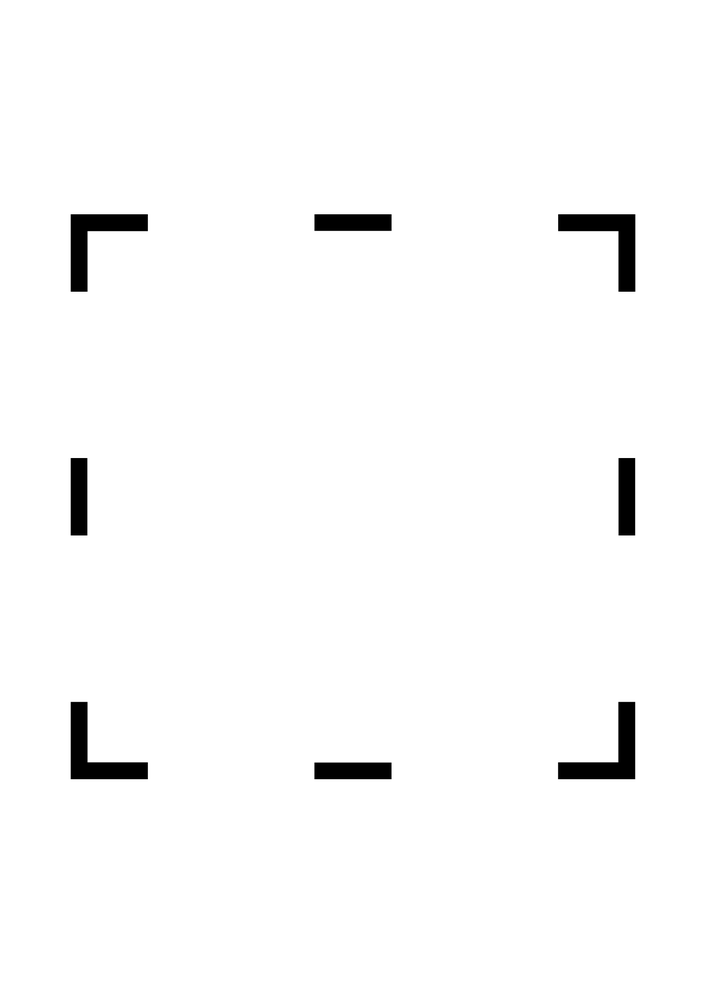
#> input picture img_dim_temp.png, 706 x 999 px, shrunk from 1414 x 2000 before the run
$ python Img_dimensions.py
#> lines starting #> are read from the running program, lines starting #| are printed output that depends on the picture; after the words box and inside, x2 and y2 are one past the last pixel; in counts of white or black regions, pixels touching at a corner belong together
import cv2 as cv
import numpy as np
import matplotlib.pyplot as plt
import math

"""
TODO
Take contour information one by one and check the corners of those containing 4 corners, perform perspective adjustment accordingly,
 then scale and obtain the dimensions of the object in the middle
"""

def img_Dim_Config(img_path):
    temp_img = cv.imread(img_path)
    ret, temp_img_Threshold = cv.threshold(temp_img, 126, 255, cv.THRESH_BINARY)

    LW_Color = np.array([0, 0, 0])
    UP_Color = np.array([50, 50, 50])
    temp_mask = cv.inRange(temp_img_Threshold, LW_Color, UP_Color)

    contours, _ = cv.findContours(temp_mask, cv.RETR_EXTERNAL, cv.CHAIN_APPROX_SIMPLE)

    all_corners = np.intp(cv.goodFeaturesToTrack(temp_mask, 100, 0.01, 10))


    return temp_img, all_corners, contours


def temp_Corrner_Select(corners):
    x1, y1 = np.min(corners, axis=0)[0]
    x2, y2 = np.max(corners, axis=0)[0]

    selected_corner = [(x1, y1), (x1, y2), (x2, y1), (x2, y2)]

    return selected_corner


def contours_Area(Contours):
    Total_Area = 0
    for contour in Contours:
        Total_Area = Total_Area + cv.contourArea(contour)

    return Total_Area

def img_Corner_Select(img):
    gray = cv.cvtColor(img, cv.COLOR_BGR2GRAY)
    gray = np.float32(gray)
    dst = cv.cornerHarris(gray, 2, 3, 0.04)
    dst = cv.dilate(dst, None)

    threshold = 0.01 * dst.max()
    corner_coordinates = np.where(dst > threshold)

    corner_points = np.column_stack((corner_coordinates[1], corner_coordinates[0]))

    find_Corners = []
    tolerance = 60  # ??? edit
    index = 0
    # corner filter
    for x, y in corner_points:
        if len(find_Corners) == 0:
            find_Corners.append((x, y))
        else:
            if index < len(find_Corners) and tolerance < abs(find_Corners[index][0] - x):
                index += 1
                find_Corners.append((x, y))

    # select_Corner = []
    proximity_y = 30
    proximity_x = 10

    y_min = min(y[1] for y in find_Corners)
    y_max = max(y[1] for y in find_Corners)
    y_min_x_Val = []
    y_max_x_Val = []
    for x,y in find_Corners:
        if  y_min - proximity_y < y <= y_min + proximity_y:
            y_min_x_Val.append(x)
        elif y_max - proximity_y < y <= y_max + proximity_y:
            y_max_x_Val.append(x)

    x1 = min(x for x in y_min_x_Val) -10
    x2 = min(x for x in y_max_x_Val) -10
    x3 = max(x for x in y_min_x_Val) +10
    x4 = max(x for x in y_max_x_Val) +10


    x1_y_val = []
    x2_y_val = []
    x3_y_val = []
    x4_y_val = []
    for x,y in find_Corners:
        if x1 - proximity_x <= x <= x1 + proximity_x:
            x1_y_val.append(y)
        elif x2 - proximity_x <= x <= x2 + proximity_x:
            x2_y_val.append(y)
        elif x3 - proximity_x <= x <= x3 + proximity_x:
            x3_y_val.append(y)
        elif x4 - proximity_x <= x <= x4 + proximity_x:
            x4_y_val.append(y)

    y1 = min(y for y in x1_y_val) -10
    y2 = max(y for y in x2_y_val) +10
    y3 = min(y for y in x3_y_val) -10
    y4 = max(y for y in x4_y_val) +10
    # x1,y1--x3,y3
    # |         |
    # |         |
    # x2,y2--x4,y4

    selected_Corner = ((x1,y1), (x2,y2),(x3,y3), (x4,y4))
    for x,y in selected_Corner:
        cv.circle(img, (x, y), 5, (0, 0, 255), -1)

    return selected_Corner


def perspective_correction(img, corners, reference_size):
    reference_corners = np.float32([[0, 0], [0, reference_size[1]], [reference_size[0], reference_size[1]], [reference_size[0], 0]])

    homography_matrix, _ = cv.findHomography(corners, reference_corners)

    corrected_image = cv.warpPerspective(img, homography_matrix, reference_size)

    return corrected_image

#TODO ---create tkinter window
img_path = str(input("Img file path:"))
#> the answer given: img_dim_temp.png
temp_img_path = "img_dim_temp.png"


temp_Img, temp_all_corner, temp_Contours = img_Dim_Config(temp_img_path)
#> in img_Dim_Config, temp_img is the input picture: shape (999, 706, 3); min 0, max 255, mean 249.8
#> in img_Dim_Config, `ret, temp_img_Threshold = cv.threshold(temp_img, 126, 255, cv.THRESH_B..`: temp_img_Threshold: shape (999, 706, 3); 98% white; 8 black regions, largest, box (x1, y1, x2, y2) and area: (558, 214, 635, 292) 2345, (71, 214, 148, 292) 2344, (558, 702, 635, 779) 2329
#> in img_Dim_Config, `temp_mask = cv.inRange(temp_img_Threshold, LW_Color, UP_Color)`:
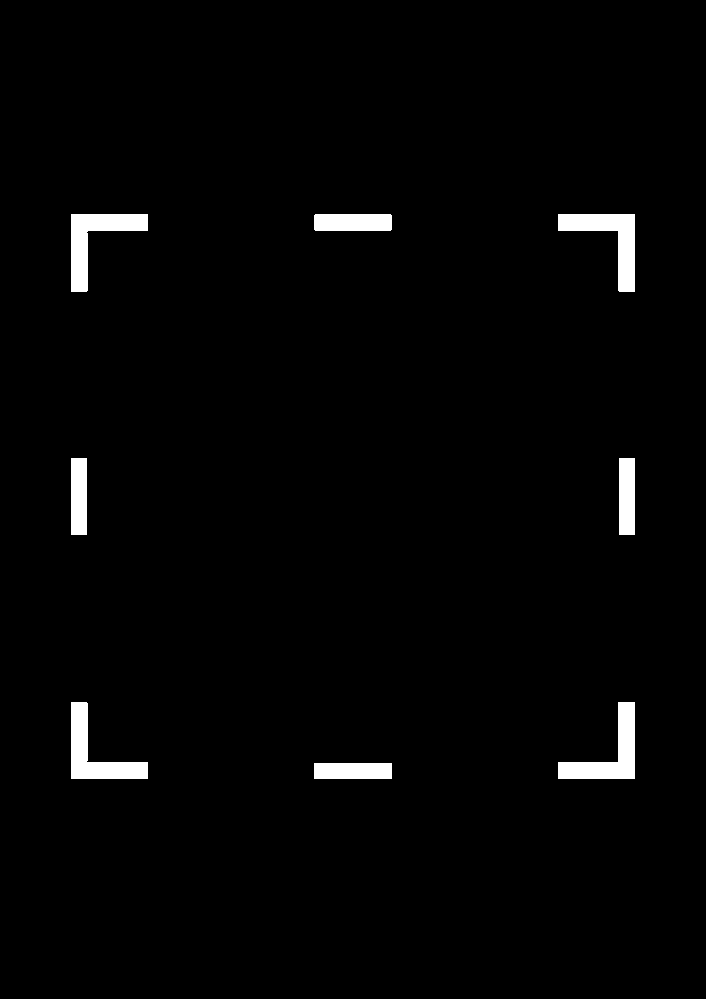
#> temp_mask: shape (999, 706); 2% white; 8 white regions
#> in img_Dim_Config, `contours, _ = cv.findContours(temp_mask, cv.RETR_EXTERNAL, cv.CHAIN_AP..`: contours = 8 contours; box (x1, y1, x2, y2) and area: (558, 214, 635, 292) 2192, (71, 214, 148, 292) 2191, (558, 702, 635, 779) 2176, (71, 702, 148, 779) 2174, (314, 214, 392, 231) 1230, (314, 763, 392, 779) 1155, (619, 458, 635, 535) 1140, (71, 458, 87, 535) 1140
#> in img_Dim_Config, `all_corners = np.intp(cv.goodFeaturesToTrack(temp_mask, 100, 0.01, 10))`: all_corners = 40 rows, first 8: [88, 232], [87, 761], [634, 778], [558, 778], [391, 778], [314, 778], [147, 778], [71, 778]
#> temp_all_corner has the same summary as all_corners in img_Dim_Config; temp_Contours has the same summary as contours in img_Dim_Config
temp_Corners = temp_Corrner_Select(temp_all_corner)
#> in temp_Corrner_Select, `x1, y1 = np.min(corners, axis=0)[0]`: x1 = 71; y1 = 214
#> in temp_Corrner_Select, `x2, y2 = np.max(corners, axis=0)[0]`: x2 = 634; y2 = 778
#> in temp_Corrner_Select, `selected_corner = [(x1, y1), (x1, y2), (x2, y1), (x2, y2)]`: selected_corner = [(71, 214), (71, 778), (634, 214), (634, 778)]
#> temp_Corners = [(71, 214), (71, 778), (634, 214), (634, 778)]
Dims_temp = cv.rectangle(temp_Img, temp_Corners[0],temp_Corners[3], (0, 255,0 ), 2 )

cv.drawContours(temp_Img, temp_Contours, -1, (0, 255, 0), 2)
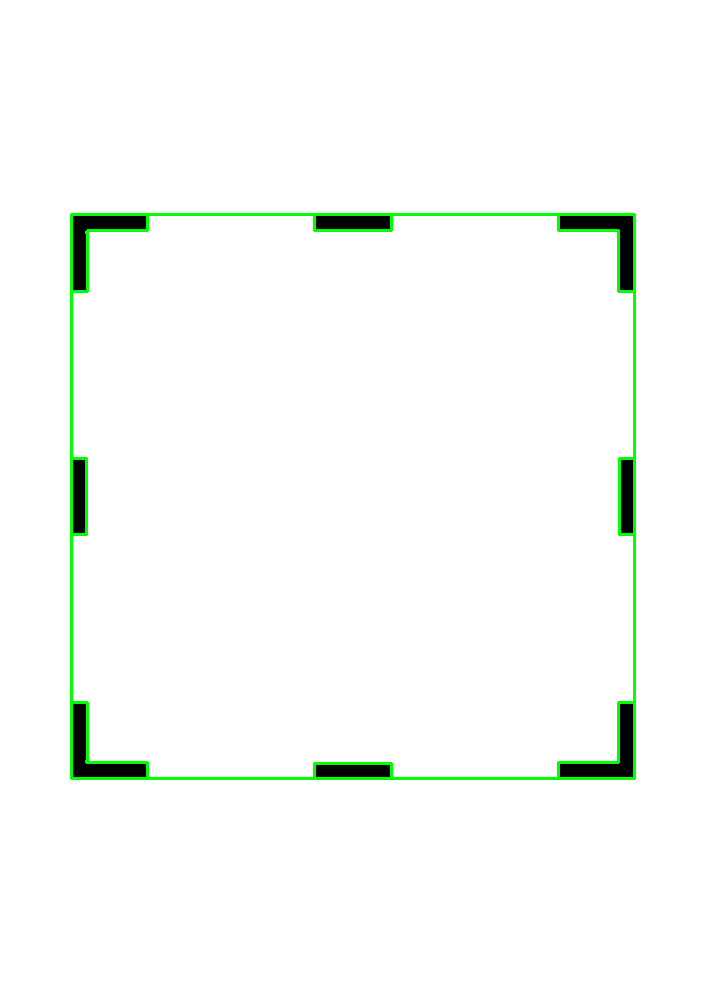
#> temp_Img: shape (999, 706, 3); mean B, G, R 247.6, 251.2, 247.6

temp_Total_Area = contours_Area(temp_Contours)  # template visual black areas
#> the loop in contours_Area, `for contour in Contours:` made 8 passes
#> Total_Area on passes 2, 3, 6, 7, 8: 3331.5, 5506, 9978, 11208, 13399
#> (contour, Total_Area) on passes 1, 4, 5: ([[314, 763], [314, 778], [391, 778], [391, 763]], 1155), ([[619, 458], [619, 534], [634, 534], [634, 458]], 6646), ([[71, 458], [71, 534], [86, 534], [86, 458]], 7786)
#> after the loop in contours_Area, `for contour in Contours:`: Total_Area = 13399
#> temp_Total_Area = 13399
temp_Side_Lenght = abs(temp_Corners[0][1] - temp_Corners[1][1])
#> temp_Side_Lenght = 564

reference_size = (temp_Side_Lenght, temp_Side_Lenght)  # Since it is square, the length and width are the same
#> reference_size = (564, 564)


if img_path != "":
    img, img_Corners, img_Contours = img_Dim_Config(img_path)
#> img_Corners has the same summary as all_corners in img_Dim_Config; img_Contours has the same summary as contours in img_Dim_Config
    cv.drawContours(img, img_Contours, -1, (0, 255, 0), 1)
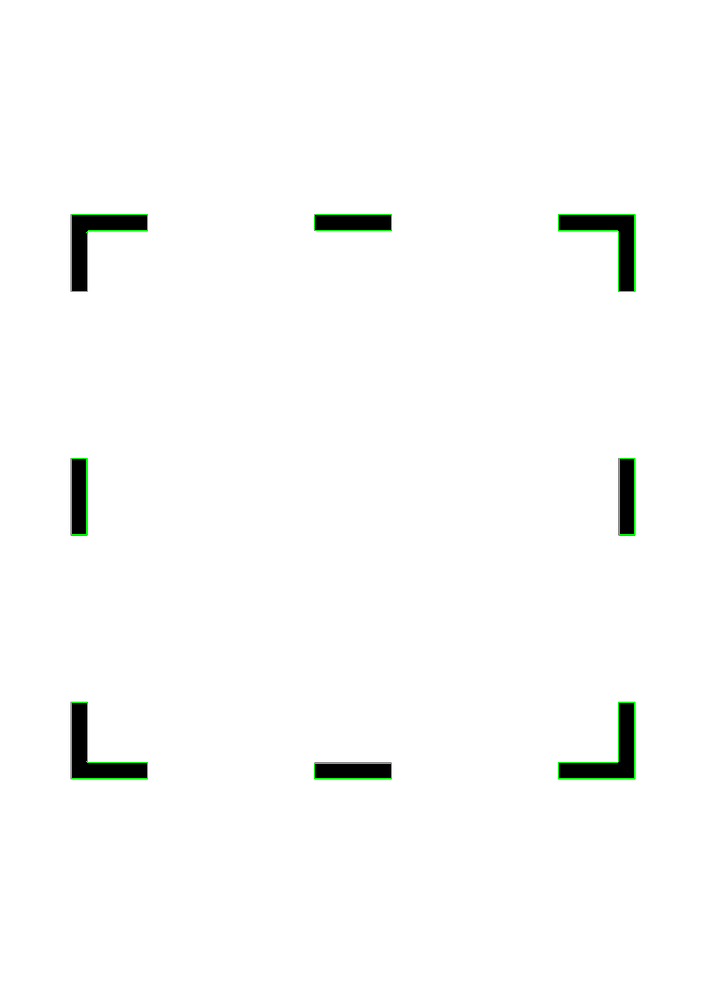
#> img: shape (999, 706, 3); 0.28% of pixels changed, all inside (x1, y1, x2, y2) = (71, 214, 635, 779)

    Find_Corners = img_Corner_Select(img)
#> in img_Corner_Select, `dst = cv.cornerHarris(gray, 2, 3, 0.04)`:
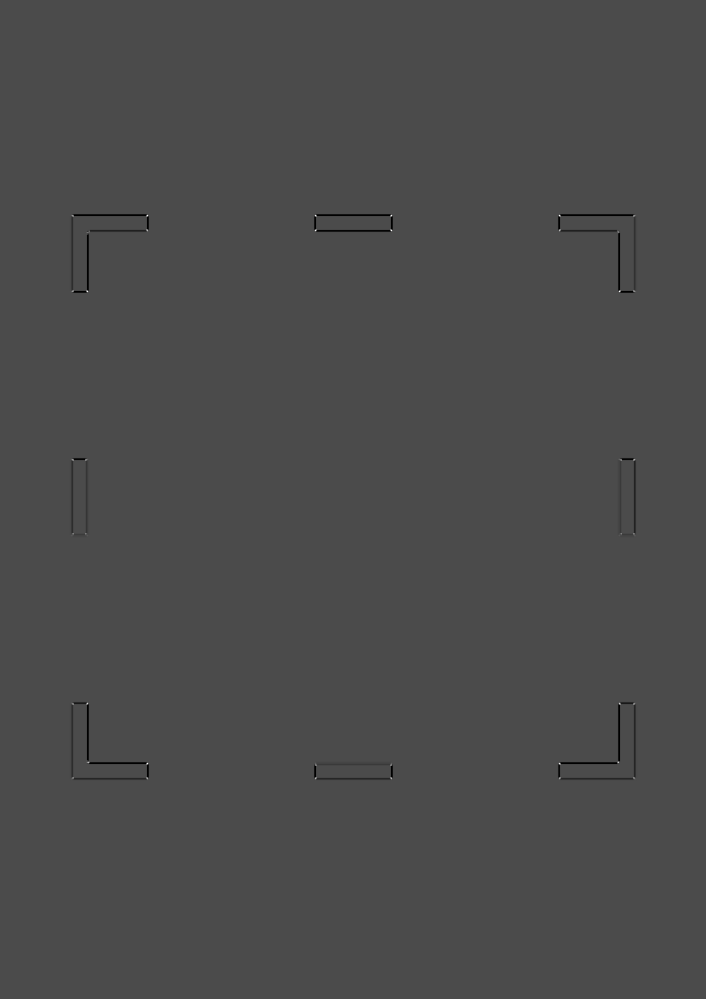
#> dst: shape (999, 706) float32; min -75054496, max 179827600, mean -223903.4; drawn with min black and max white
#> in img_Corner_Select, `dst = cv.dilate(dst, None)`:
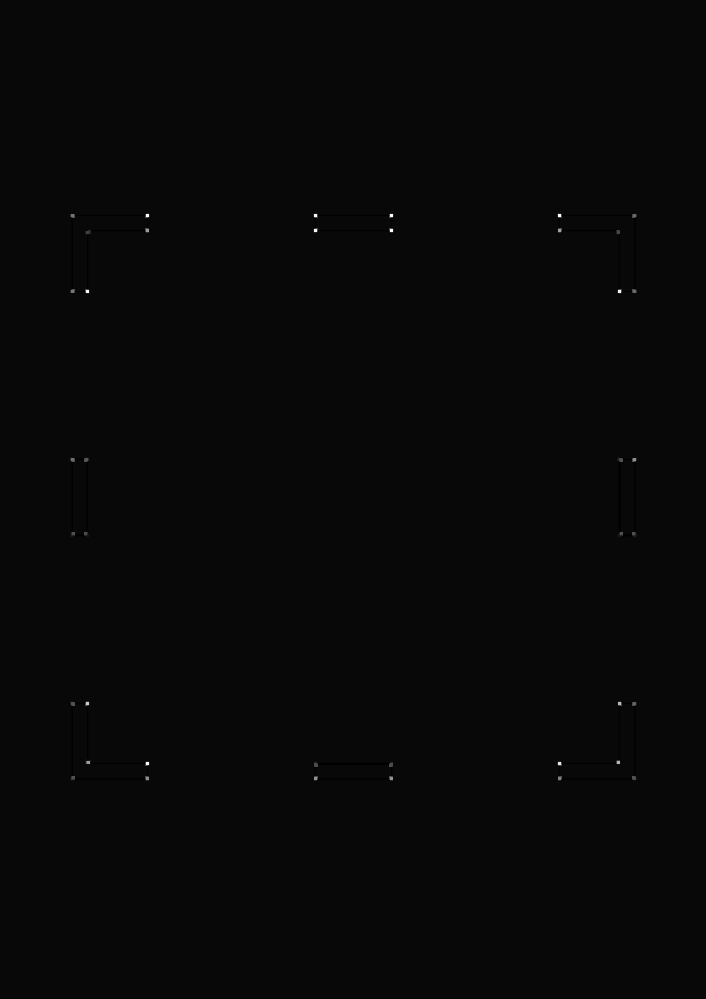
#> dst: shape (999, 706) float32; min -5880625, max 179827600, mean 55434.6; drawn with min black and max white
#> in img_Corner_Select, `threshold = 0.01 * dst.max()`: threshold = 1798276
#> in img_Corner_Select, `corner_coordinates = np.where(dst > threshold)`: corner_coordinates = 916 positions, rows 213 to 780, columns 69 to 637
#> in img_Corner_Select, `corner_points = np.column_stack((corner_coordinates[1], corner_coordin..`: corner_points = 916 pairs, first value 69 to 637, second value 213 to 780
#> the loop in img_Corner_Select, `for x, y in corner_points:` made 916 passes
#> (x, y) on passes 1 to 12: (146, 213), (147, 213), (148, 213), (149, 213), (314, 213), (315, 213), (316, 213), (390, 213), (391, 213), (392, 213), (557, 213), (558, 213)
#> after the loop in img_Corner_Select, `for x, y in corner_points:`: find_Corners = 161 pairs, first value 69 to 633, second value 213 to 780; index = 160
#> in img_Corner_Select, `y_min = min(y[1] for y in find_Corners)`: y_min = 213
#> in img_Corner_Select, `y_max = max(y[1] for y in find_Corners)`: y_max = 780
#> the loop in img_Corner_Select, `for x,y in find_Corners:` made 161 passes
#> after the loop in img_Corner_Select, `for x,y in find_Corners:`: y_max_x_Val = 61 values, max 633 at index 60, min 70 at index 37, mean 355.8; y_min_x_Val = 59 values, max 632 at index 9, min 69 at index 4, mean 346.8
#> in img_Corner_Select, `x1 = min(x for x in y_min_x_Val) -10`: x1 = 59
#> in img_Corner_Select, `x2 = min(x for x in y_max_x_Val) -10`: x2 = 60
#> in img_Corner_Select, `x3 = max(x for x in y_min_x_Val) +10`: x3 = 642
#> in img_Corner_Select, `x4 = max(x for x in y_max_x_Val) +10`: x4 = 643
#> after the loop in img_Corner_Select, `for x,y in find_Corners:`: x1_y_val = [214, 215, 216, 458, 459, 460]; x2_y_val = [290, 291, 292, 457, 534, 535, 536, 537, 701, 702, 703, 704, 777, 778, 779, 780]; x3_y_val = [214, 215, 216, 217, 776, 777, 778, 779, 780]; x4_y_val = []
#> in img_Corner_Select, `y1 = min(y for y in x1_y_val) -10`: y1 = 204
#> in img_Corner_Select, `y2 = max(y for y in x2_y_val) +10`: y2 = 790
#> in img_Corner_Select, `y3 = min(y for y in x3_y_val) -10`: y3 = 204
#> (the run stopped early here; a loop or call above may not have finished)

$ run again, with test1.png copied over img_dim_temp.png
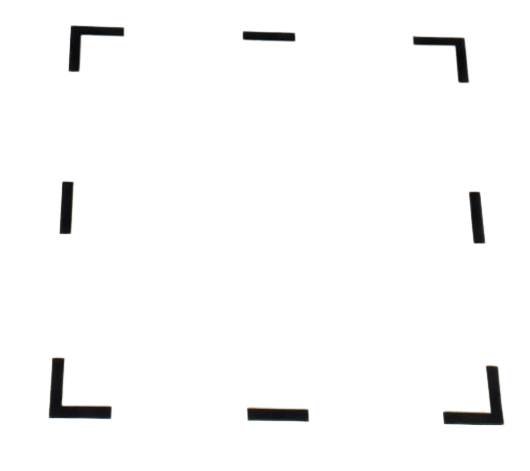
#> input picture test1.png, 530 x 471 px
#> in img_Dim_Config, temp_img is the input picture: shape (471, 530, 3); mean B, G, R 248.9, 248.9, 248.9
#> in img_Dim_Config, `temp_mask = cv.inRange(temp_img_Threshold, LW_Color, UP_Color)`:
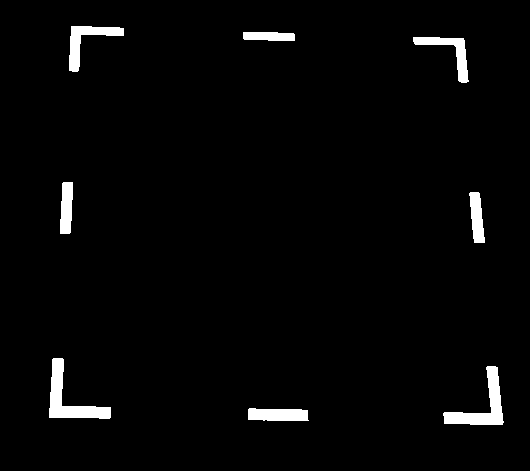
#> temp_mask: shape (471, 530); 2.6% white; 8 white regions
#> contours = 8 contours; box (x1, y1, x2, y2) and area: (49, 358, 111, 419) 1186, (443, 366, 504, 425) 1116, (69, 26, 124, 72) 749, (413, 37, 469, 83) 665, (248, 408, 309, 421) 634, (60, 182, 73, 234) 510, (469, 192, 485, 243) 500, (243, 32, 295, 41) 366
#> all_corners = 70 rows, first 8: [308, 420], [444, 423], [248, 419], [49, 417], [490, 412], [307, 410], [110, 407], [62, 405]
#> temp_all_corner has the same summary as all_corners in img_Dim_Config; temp_Contours has the same summary as contours in img_Dim_Config
#> in temp_Corrner_Select, `x1, y1 = np.min(corners, axis=0)[0]`: x1 = 49; y1 = 26
#> in temp_Corrner_Select, `x2, y2 = np.max(corners, axis=0)[0]`: x2 = 502; y2 = 424
#> selected_corner = [(49, 26), (49, 424), (502, 26), (502, 424)]
#> temp_Img: shape (471, 530, 3); mean B, G, R 242.5, 251.5, 242.5
#> the loop in contours_Area, `for contour in Contours:` made 8 passes
#> Total_Area on passes 1 to 8: 634.5, 1751, 2936.5, 3436.5, 3946.5, 4611.5, 4977.5, 5726.5
#> after the loop in contours_Area, `for contour in Contours:`: Total_Area = 5726.5
#> temp_Side_Lenght = 398
#> reference_size = (398, 398)
#> img_Corners has the same summary as all_corners in img_Dim_Config; img_Contours has the same summary as contours in img_Dim_Config
#> threshold = 588018.7
#> corner_coordinates = 1036 positions, rows 25 to 426, columns 48 to 505
#> corner_points = 1036 pairs, first value 48 to 505, second value 25 to 426
#> the loop in img_Corner_Select, `for x, y in corner_points:` made 1036 passes
#> (x, y) on passes 1 to 8: (70, 25), (71, 25), (72, 25), (73, 25), (70, 26), (71, 26), (72, 26), (73, 26)
#> after the loop in img_Corner_Select, `for x, y in corner_points:`: find_Corners = 84 pairs, first value 48 to 504, second value 25 to 425; index = 83
#> y_min = 25
#> y_max = 425
#> the loop in img_Corner_Select, `for x,y in find_Corners:` made 84 passes
#> (x, y) on passes 1 to 8: (70, 25), (242, 30), (121, 31), (242, 31), (106, 33), (242, 33), (80, 34), (243, 34)
#> after the loop in img_Corner_Select, `for x,y in find_Corners:`: y_max_x_Val = 48 values, max 504 at index 40, min 48 at index 20, mean 274.3; y_min_x_Val = 28 values, max 461 at index 25, min 70 at index 0, mean 252
#> in img_Corner_Select, `x1 = min(x for x in y_min_x_Val) -10`: x1 = 60
#> in img_Corner_Select, `x2 = min(x for x in y_max_x_Val) -10`: x2 = 38
#> x3 = 471
#> x4 = 514
#> after the loop in img_Corner_Select, `for x,y in find_Corners:`: x1_y_val = [25, 68, 181, 201, 357, 403]; x2_y_val = [416, 417, 418, 419]; x3_y_val = [41, 191, 240]; x4_y_val = [422, 423, 424, 425]
#> in img_Corner_Select, `y1 = min(y for y in x1_y_val) -10`: y1 = 15
#> in img_Corner_Select, `y2 = max(y for y in x2_y_val) +10`: y2 = 429
#> y3 = 31
#> y4 = 435
#> selected_Corner = ((60, 15), (38, 429), (471, 31), (514, 435))
#> the loop in img_Corner_Select, `for x,y in selected_Corner:` made 4 passes
#> `Find_Corners = np.float32([list(corner) for corner in Find_Corners])`: Find_Corners = [[60, 15], [38, 429], [471, 31], [514, 435]]
#> reference_corners = [[0, 0], [0, 398], [398, 398], [398, 0]]
#> homography_matrix = [[-0.732, -0.0389, 44.48], [-0.765, 0.827, 33.51], [-0.00374, 0.000104, 1]]
#> in perspective_correction, `corrected_image = cv.warpPerspective(img, homography_matrix, reference..`:
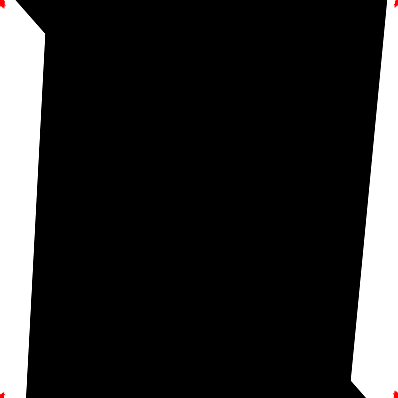
#> corrected_image: shape (398, 398, 3); mean B, G, R 41.3, 41.3, 41.4
#| [[ 60.  15.]
#|  [ 38. 429.]
#|  [471.  31.]
#|  [514. 435.]]
